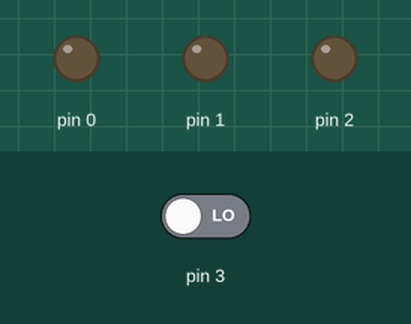
Simulated run of this sketch. Board: Arduino Uno, built with avr-gcc and run on an emulated ATmega328P. Parts: output pins drawn as LEDs (lit = HIGH). Dashed ring = blinking. Inputs (shaded band) come from the test bench; at power-on: pin 3 LOW.

Above: at 1.5 s.
1.6 s: pin 3 driven HIGH
At 2.09 s:
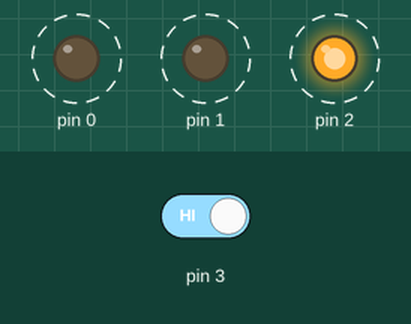
4.6 s: pin 3 driven LOW
At 5.5 s:
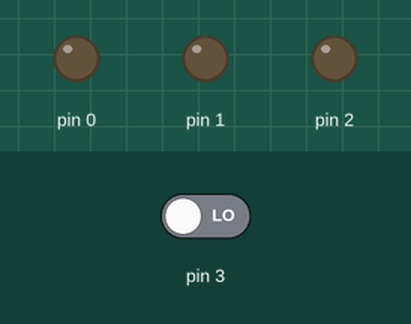
Timing chart, 0 to 7.6 s (numbered marks = the images above; inputs shaded):
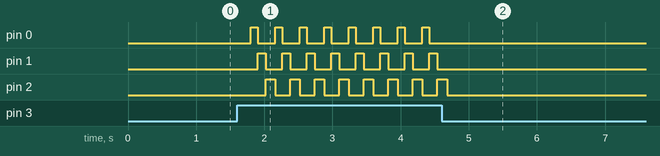

The sketch:

leds_com_botao.ino
```cpp
void setup() {
  pinMode(1, OUTPUT);
  pinMode(0, OUTPUT);
  pinMode(2, OUTPUT);
  pinMode(3, INPUT);


}

void loop() {
  int pisca1 = 0;
  int pisca2 = 0;
  int pisca3 = 0;
  int estadoBotao;
  estadoBotao = digitalRead(3);

  digitalWrite(0,estadoBotao);
  delay(100);
  digitalWrite(0, LOW);

  digitalWrite(1,estadoBotao);
  delay(120);
  digitalWrite(1, LOW);

  digitalWrite(2,estadoBotao);
  delay(140);
  digitalWrite(2, LOW);


  }
```

Measured:
- after the input at 1.6 s, pin 0: alternates HIGH for 0.10 s and LOW for 0.26 s, starting after 0.20 s; pin 1: alternates HIGH for 0.12 s and LOW for 0.24 s, starting after 0.30 s; pin 2: alternates HIGH for 0.14 s and LOW for 0.22 s, starting after 0.42 s
- after the input at 4.6 s, pin 0, pin 1: stops changing and stays LOW; pin 2: goes on until 4.7 s, then stays LOW
